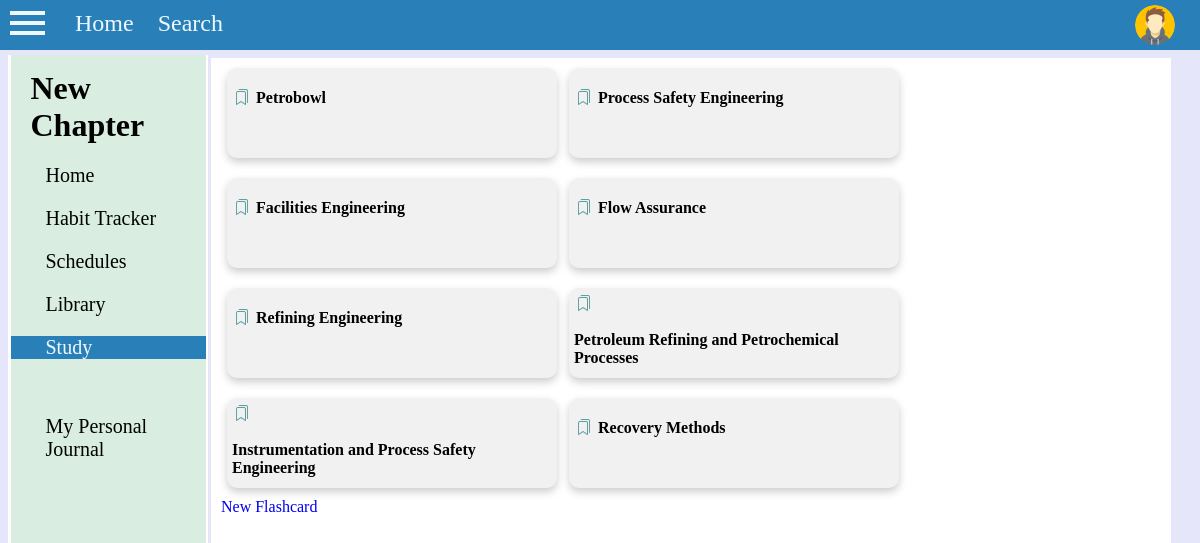
/study/subjects/, run on the app's committed database.
### study/models.py (models this page shows, shortened)
class Subject(models.Model):
    name = models.CharField(max_length=50, unique=True, null=False,)

### study/views.py (the view)
# urls.py: path("subjects/", subjectView, name="subjects"),
def subjectView(request):
    subjects = SubjectListView.as_view()(request)
    topics  = TopicListView.as_view()(request)
    context = {}
    context.update(subjects.context_data)
    context.update(topics.context_data)
    return render(request, "subjects.html", context=context)

### templates/subjects.html (shortened to what this page needs)
{% extends "base.html" %}
{% load static %}
{% block mainbody %}
<div class="main-page">
    {% if subject_list %}
        {% for subject in subject_list %}
            <div class="subjects">
                <div class="subject-box">
                    <div href="" class="subject-main" onclick="showTopicMenu(this)">
                        <i class="bi bi-bookmarks" style="color: cadetblue; padding: 2px; transition: 0.3s;"></i>
                        <p class="subject-title" style="font-weight: 700;">{{ subject.name }}</p>
                    </div>
                </div>
            </div>
        {% endfor %}
        <br style="clear: both;">
        <a href="{% url 'flashcard_add' %}" class="add-link">New Flashcard</a>
    {% endif %}
{% endblock mainbody %}

### static/css/styles.css (style rules this page uses)
body { background-color: lavender; }
.main-page { margin-left: 10px; height: 100%; }
.add-link { text-decoration: none; }
.bi-bookmarks, .subject-title { display: inline-block; }
.subject-main { cursor: pointer; text-decoration: none; color: black; }
.subject-box { background-color: #f1f1f1; float: left; overflow: hidden; width: 20rem; height: 5rem; border-radius: 10px; padding: 5px; margin: 10px 6px; transition: 0.3s; box-shadow: 0 4px 8px 0 rgba(0,0,0,0.2); }

### data on the page
Subject: name "Petrobowl"
Subject: name "Process Safety Engineering"
Subject: name "Facilities Engineering"
Subject: name "Flow Assurance"
Subject: name "Refining Engineering"
Subject: name "Petroleum Refining and Petrochemical Processes"
Subject: name "Instrumentation and Process Safety Engineering"
Subject: name "Recovery Methods"
